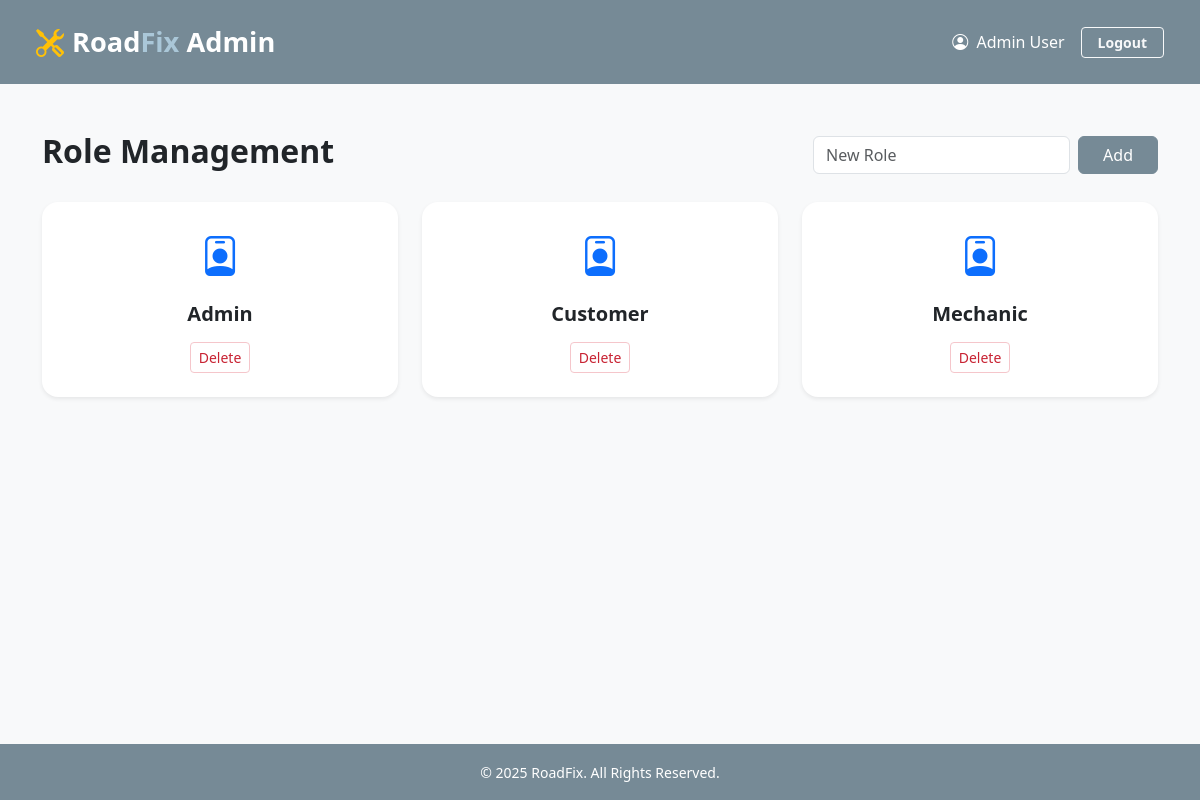
Page /public/dashboard/admin/users/roles.php (signed in) on the committed database.
### tables this page shows
CREATE TABLE `roles` (
  `id` int(11) NOT NULL,
  `name` varchar(50) NOT NULL
);

### config/Database.php (called while the page is built, shortened)
<?php
class Database {
    private static ?Database $instance = null;
    private mysqli $conn;
    private string $host = "localhost";
    private string $db_name = "car_assist_db";
    private string $username = "root";
    private string $password = "";
    private function __construct() {
        $this->conn = new mysqli($this->host, $this->username, $this->password, $this->db_name);
    }
    public static function getInstance(): Database {
        if (self::$instance === null) {
            self::$instance = new Database();
        }
        return self::$instance;
    }
    public function getConnection(): mysqli {
        return $this->conn;
    }
}

### controllers/admin/RoleController.php (called while the page is built, shortened)
<?php
require_once __DIR__ . '/../../config/Database.php';
class RoleController
{
    private mysqli $conn;
    public function __construct()
    {
        $this->conn = Database::getInstance()->getConnection();
    }
    public function getAllRoles(): mysqli_result
    {
        return $this->conn->query("SELECT * FROM roles");
    }
}

### public/dashboard/admin/users/roles.php (the view, shortened to what this page needs)
<?php
include('../../../../includes/header.php');
require_once('../../../../controllers/admin/RoleController.php');
$controller = new RoleController();
$roles = $controller->getAllRoles();
?>
<div class="container my-5">
  <div class="d-flex justify-content-between align-items-center mb-4">
    <h2 class="fw-bold text-dark">Role Management</h2>
    <form class="d-flex gap-2" method="POST">
      <input type="text" name="role_name" class="form-control" placeholder="New Role" required>
      <button type="submit" name="add_role" class="btn btn-primary px-4">Add</button>
    </form>
  </div>
  <div class="row g-4">
    <?php while ($row = $roles->fetch_assoc()): ?>
      <div class="col-md-4">
        <div class="card shadow-sm border-0 text-center p-4" style="background-color: #fff; border-radius: 16px;">
          <i class="bi bi-person-badge fs-1 mb-3 text-primary"></i>
          <h5 class="fw-bold text-dark"><?= htmlspecialchars($row['name']) ?></h5>
          <form method="POST" onsubmit="return confirm('Are you sure you want to delete this role?')">
            <button type="submit" name="delete_role" class="btn btn-outline-danger btn-sm mt-2">Delete</button>
          </form>
        </div>
      </div>
    <?php endwhile; ?>
  </div>
</div>
<?php include('../../../../includes/footer.php'); ?>

### public/assets/css/style.css (style rules this page uses)
:root { --primary: #768A96; --secondary: #AAC7D8; --dark: #29353C; --medium: #44576D; --light: #DFEBF6; --extra-light: #E6E6E6; }
body { background-color: var(--light); font-family: 'Segoe UI', sans-serif; color: var(--medium); }
h1, h2, h3, h4, h5 { color: var(--dark); }
.btn-primary { background-color: var(--primary); border-color: var(--primary); }
.card { border-radius: 16px; transition: all 0.2s ease-in-out; margin-bottom: 24px; }
.btn-outline-danger { color: #c82333; border-color: #f5c6cb; }

### rows in the picture
roles: name "Admin"
roles: name "Customer"
roles: name "Mechanic"

### other values in the picture
$user_type "Admin"
$user_name "Admin User"
